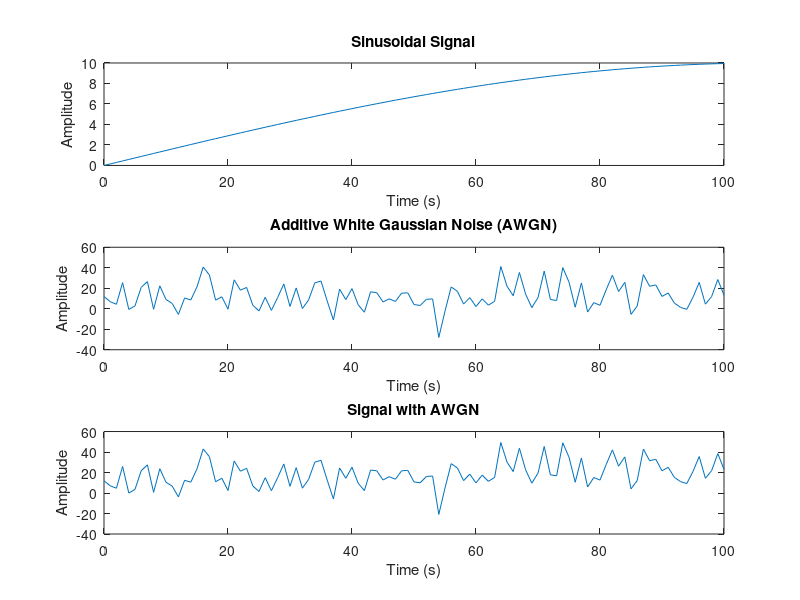

Write the MATLAB code that produced this figure.
% Generate sinusoidal signal
pi=3.1416;
f=1000;
t=0:100;
A=10
B=12
wn = 2*pi*f;
x_sin = A*sin(wn*t);

% Generate AWGN
s = rng;  % Save the current state of the random number generator
rng(42);   % Set a specific seed for reproducibility
awgn_noise = B * awgn(ones(size(t)), 1, 'measured');

% Add sinusoidal signal and AWGN
x = x_sin + awgn_noise;

% Plot the signals
figure;
subplot(3,1,1);
plot(t, x_sin);
title('Sinusoidal Signal');
xlabel('Time (s)');
ylabel('Amplitude');

subplot(3,1,2);
plot(t, awgn_noise);
title('Additive White Gaussian Noise (AWGN)');
xlabel('Time (s)');
ylabel('Amplitude');

subplot(3,1,3);
plot(t, x);
title('Signal with AWGN');
xlabel('Time (s)');
ylabel('Amplitude');

% Restore the state of the random number generator
rng(s);
